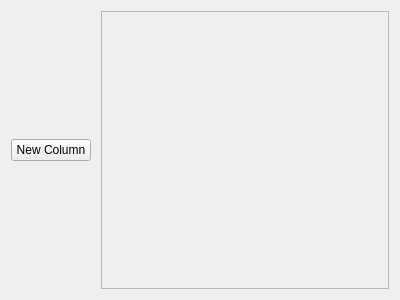
<?xml version="1.0" encoding="UTF-8"?>
<ui version="4.0">
 <class>BoardWidget</class>
 <widget class="QWidget" name="BoardWidget">
  <property name="geometry">
   <rect>
    <x>0</x>
    <y>0</y>
    <width>400</width>
    <height>300</height>
   </rect>
  </property>
  <property name="windowTitle">
   <string>Form</string>
  </property>
  <layout class="QHBoxLayout" name="horizontalLayout_2">
   <item>
    <layout class="QHBoxLayout" name="containerLayout">
     <property name="spacing">
      <number>10</number>
     </property>
     <item>
      <widget class="QPushButton" name="newColumnButton">
       <property name="text">
        <string>New Column</string>
       </property>
      </widget>
     </item>
     <item>
      <widget class="QScrollArea" name="scrollArea">
       <property name="widgetResizable">
        <bool>true</bool>
       </property>
       <widget class="QWidget" name="scrollAreaWidgetContents">
        <property name="geometry">
         <rect>
          <x>0</x>
          <y>0</y>
          <width>600</width>
          <height>400</height>
         </rect>
        </property>
        <layout class="QHBoxLayout" name="columnsLayout">
         <property name="spacing">
          <number>10</number>
         </property>
        </layout>
       </widget>
      </widget>
     </item>
    </layout>
   </item>
  </layout>
 </widget>
 <resources/>
 <connections/>
</ui>
